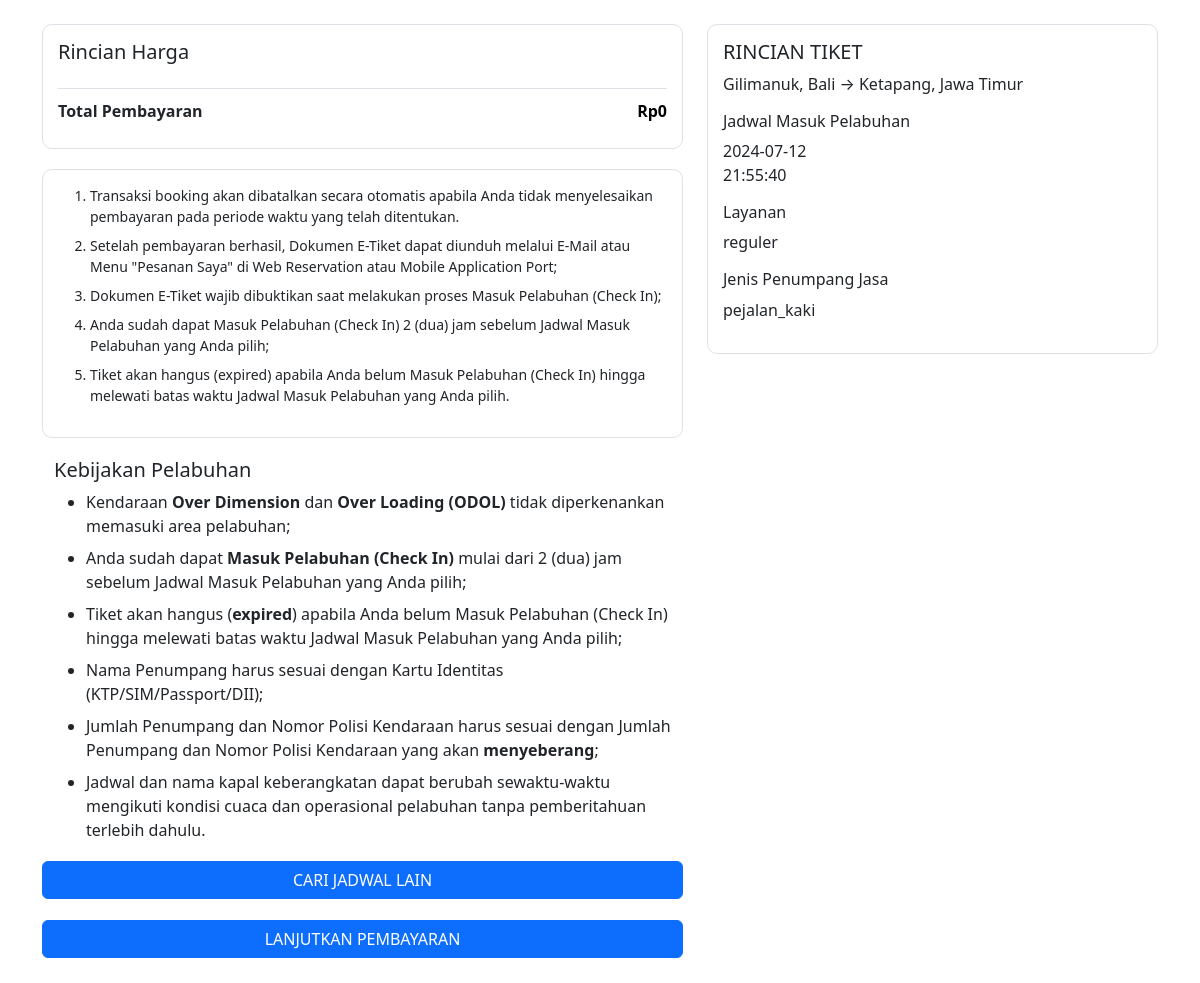
The page /konfirmasi.php?t=4 on the database its author committed.
### tables this page shows
CREATE TABLE `tiket` (
  `id_tiket` int(11) NOT NULL,
  `id_rute` int(11) DEFAULT NULL,
  `kelas` enum('reguler','express') DEFAULT NULL,
  `jenis_jasa` enum('pejalan_kaki','kendaraan') DEFAULT NULL,
  `tanggal` date DEFAULT NULL,
  `jam` time DEFAULT NULL,
  `harga` int(11) DEFAULT NULL
);

CREATE TABLE `rute` (
  `id_rute` int(11) NOT NULL,
  `pelabuhan_asal` varchar(255) DEFAULT NULL,
  `pelabuhan_tujuan` varchar(255) DEFAULT NULL,
  `status` tinyint(1) DEFAULT NULL,
  `harga` int(11) DEFAULT NULL
);

### actions/koneksi.php (called while the page is built, shortened)
<?php
$conn = mysqli_connect("localhost", "root", "", "harborship");
function query($statement)
{
    global $conn;
    return mysqli_query($conn, $statement);
}
function fetch($statement)
{
    return mysqli_fetch_array($statement);
}

### konfirmasi.php (the view, shortened to what this page needs)
<?php
require './actions/koneksi.php';
$tiket = isset($_GET['t']) ? intval($_GET['t']) : 0;
$jumlah[1][0] = isset($_GET['l']) ? intval($_GET['l']) : 0;
$jumlah[1][1] = isset($_GET['d']) ? intval($_GET['d']) : 0;
$jumlah[1][2] = isset($_GET['a']) ? intval($_GET['a']) : 0;
$jumlah[1][3] = isset($_GET['b']) ? intval($_GET['b']) : 0;
$jumlah[0][0] = "Lansia";
$jumlah[0][1] = "Dewasa";
$jumlah[0][2] = "Anak";
$jumlah[0][3] = "Bayi";
$query_harga_penumpang = query("SELECT * FROM harga_penumpang");
$no = 0;
while ($data_harga_penumpang = fetch($query_harga_penumpang)) {
    $jumlah[2][$no++] = $data_harga_penumpang['harga_penumpang'];
}
?>
<!DOCTYPE html>
<html lang="en">
<head>
    <link href="https://cdn.jsdelivr.net/npm/bootstrap@5.3.0/dist/css/bootstrap.min.css" rel="stylesheet">
</head>
<body>
    <div class="container mt-4">
        <div class="row">
            <div class="col-md-7">
                <div class="order-box">
                    <h5 class="mb-4">Rincian Harga</h5>
                    <?php
                    $total_semua = 0;
                    ?>
                    <div class="price-row total-price">
                        <div>
                            <strong>Total Pembayaran</strong>
                        </div>
                        <div>
                            <strong class="text-orange">Rp<?= number_format($total_semua, 0, ",", ".") ?></strong>
                        </div>
                    </div>
                </div>
                <div class="order-box">
                    <ol class="small">
                        <li class="mb-2">Transaksi booking akan dibatalkan secara otomatis apabila Anda tidak menyelesaikan pembayaran pada periode waktu yang telah ditentukan.</li>
                        <li class="mb-2">Setelah pembayaran berhasil, Dokumen E-Tiket dapat diunduh melalui E-Mail atau Menu "Pesanan Saya" di Web Reservation atau Mobile Application Port;</li>
                        <li class="mb-2">Dokumen E-Tiket wajib dibuktikan saat melakukan proses Masuk Pelabuhan (Check In);</li>
                        <li class="mb-2">Anda sudah dapat Masuk Pelabuhan (Check In) 2 (dua) jam sebelum Jadwal Masuk Pelabuhan yang Anda pilih;</li>
                        <li class="mb-2">Tiket akan hangus (expired) apabila Anda belum Masuk Pelabuhan (Check In) hingga melewati batas waktu Jadwal Masuk Pelabuhan yang Anda pilih.</li>
                    </ol>
                </div>
                <div class="container">
                    <h5>Kebijakan Pelabuhan</h5>
                    <ul class="policy-list" style="margin-bottom: -5px;">
                        <li class="mb-2">Kendaraan <strong>Over Dimension</strong> dan <strong>Over Loading (ODOL)</strong> tidak diperkenankan memasuki area pelabuhan;</li>
                        <li class="mb-2">Anda sudah dapat <strong>Masuk Pelabuhan (Check In)</strong> mulai dari 2 (dua) jam sebelum Jadwal Masuk Pelabuhan yang Anda pilih;</li>
                        <li class="mb-2">Tiket akan hangus (<strong>expired</strong>) apabila Anda belum Masuk Pelabuhan (Check In) hingga melewati batas waktu Jadwal Masuk Pelabuhan yang Anda pilih;</li>
                        <li class="mb-2">Nama Penumpang harus sesuai dengan Kartu Identitas (KTP/SIM/Passport/DII);</li>
                        <li class="mb-2">Jumlah Penumpang dan Nomor Polisi Kendaraan harus sesuai dengan Jumlah Penumpang dan Nomor Polisi Kendaraan yang akan <strong>menyeberang</strong>;</li>
                        <li class="mb-2">Jadwal dan nama kapal keberangkatan dapat berubah sewaktu-waktu mengikuti kondisi cuaca dan operasional pelabuhan tanpa pemberitahuan terlebih dahulu.</li>
                    </ul>
                </div>
                <a class="btn btn-primary w-100 mt-3" href="./index.php" style="margin-bottom: 5px;">CARI JADWAL LAIN</a>
                    <a class="btn btn-primary w-100 mt-3" href="./pembayaran.php?l=<?= $jumlah[1][0] ?>&d=<?= $jumlah[1][1] ?>&a=<?= $jumlah[1][2] ?>&b=<?= $jumlah[1][3] ?>&t=<?= $tiket ?>" style="margin-bottom: 25px;">LANJUTKAN PEMBAYARAN</a>
            </div>
            <div class="col-md-5">
                <div class="order-box">
                    <?php
                    $query_tiket = query("SELECT * FROM tiket INNER JOIN rute ON tiket.id_rute=rute.id_rute WHERE id_tiket='$tiket'");
                    $data_tiket = fetch($query_tiket);
                    ?>
                    <h5>RINCIAN TIKET</h5>
                    <p><?= $data_tiket['pelabuhan_asal'] ?> → <?= $data_tiket['pelabuhan_tujuan'] ?></p>
                    <h6>Jadwal Masuk Pelabuhan</h6>
                    <p><?= $data_tiket['tanggal'] ?><br><?= $data_tiket['jam'] ?></p>
                    <h6>Layanan</h6>
                    <p><?= $data_tiket['kelas'] ?></p>
                    <h6>Jenis Penumpang Jasa</h6>
                    <p><?= $data_tiket['jenis_jasa'] ?></p>
                </div>
            </div>
        </div>
    </div>
</body>
</html>

### konfirmasi.php (style rules this page uses)
.order-box { border: 1px solid #dee2e6; border-radius: 10px; padding: 15px; margin-bottom: 20px; }
.price-row { display: flex; justify-content: space-between; margin-bottom: 10px; }
.total-price { border-top: 1px solid #dee2e6; padding-top: 10px; margin-top: 10px; }
.text-orange { color: #000000; }

### rows shown on the page
tiket: id_rute.pelabuhan_asal "Gilimanuk, Bali", id_rute.pelabuhan_tujuan "Ketapang, Jawa Timur", tanggal "2024-07-12", jam "21:55:40", kelas "reguler", jenis_jasa "pejalan_kaki"

### other values the page prints
$total_semua "0"
